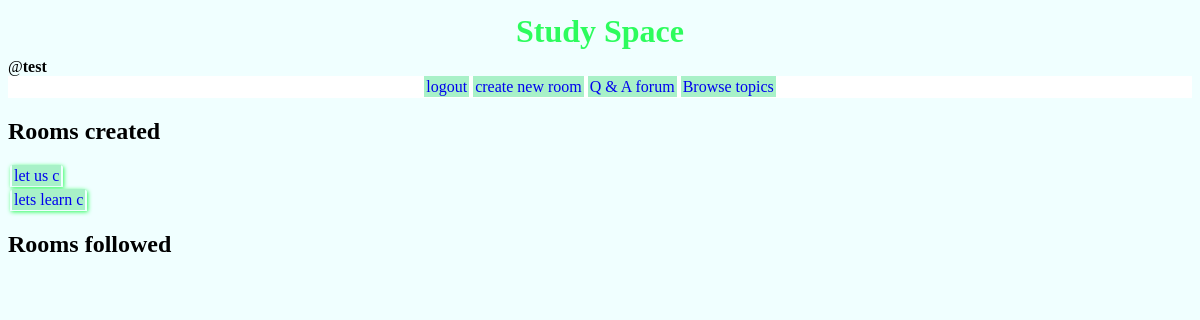
/profile/ (signed in), run on the app's committed database.
### base/models.py (models this page shows)
class User(models.Model):
    email=models.EmailField(max_length=100)
    username=models.CharField(max_length=100)
    password=models.CharField(max_length=100)
    def __str__(self):
        return str(self.username)

class Room(models.Model):
    name=models.CharField(max_length=100)
    description=models.TextField()
    updated=models.DateTimeField(auto_now=True)
    created=models.DateTimeField(auto_now_add=True)
    topic=models.ForeignKey(Topics, on_delete=models.CASCADE)
    host=models.ForeignKey(User, on_delete=models.CASCADE)
    def __str__(self):
        return str(self.name)

### base/views.py (the view)
# urls.py: path('profile/',views.profile,name='profile'),
def profile(request):
    if 'user' in request.session:
        name=request.session['user']
        user=User.objects.get(username=name)
        r=Room.objects.filter(host=User.objects.get(username=name))
        f=Follows.objects.filter(user=User.objects.get(username=name))
        context={'rooms':r,'follows':f,'user':user}
        return render(request, 'profile.html',context)
    else:
        return redirect('signin')

### base/templates/profile.html (shortened to what this page needs)
{%extends 'head.html'%}
{%block content%}
@<b>{{user}}</b>
<div style="background-color:white;text-align:center;padding:2px;">
<a href="logout/">logout</a>
<a href="create_room/">create new room</a>
<a href="QAF/">Q & A forum</a>
<a href="room/">Browse topics</a>
</div>
<h2>Rooms created</h2>
{% for r in rooms%}
<div class="res">
    <a href="room/{{r.name}}/">{{r}}</a>
    </div>
{%endfor%}
<h2>Rooms followed</h2>
{%endblock%}

### base/templates/style.css (style rules this page uses)
.res { box-shadow:1px 1px 4px rgb(45, 252, 93); margin:2px; padding:2px; border-radius: 10% 10% 0 0; width: fit-content; }
a { text-decoration: none; margin:1px solid black; padding: 2px; background-color: #a8f1c8; }

### data on the page
User: username "test"
Room: name "let us c"
Room: name "lets learn c"
